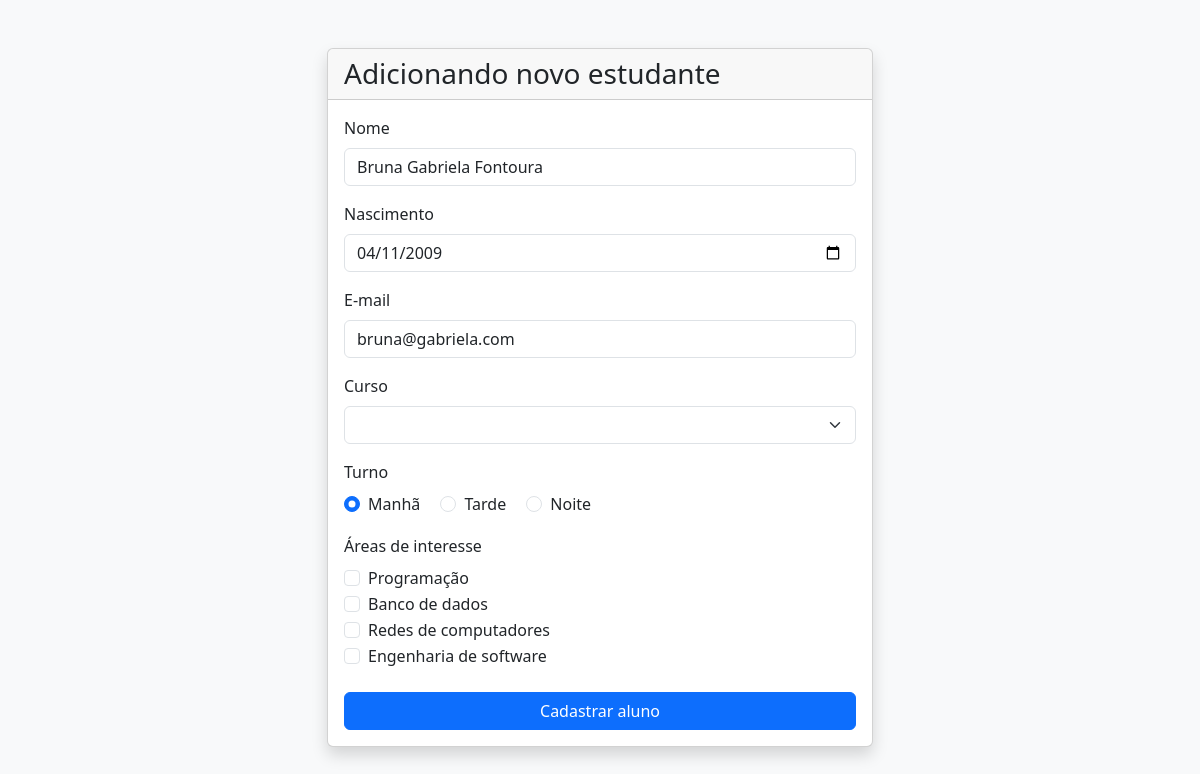
The page /www/alunos/editar.php?id=4 on the database as committed earlier.
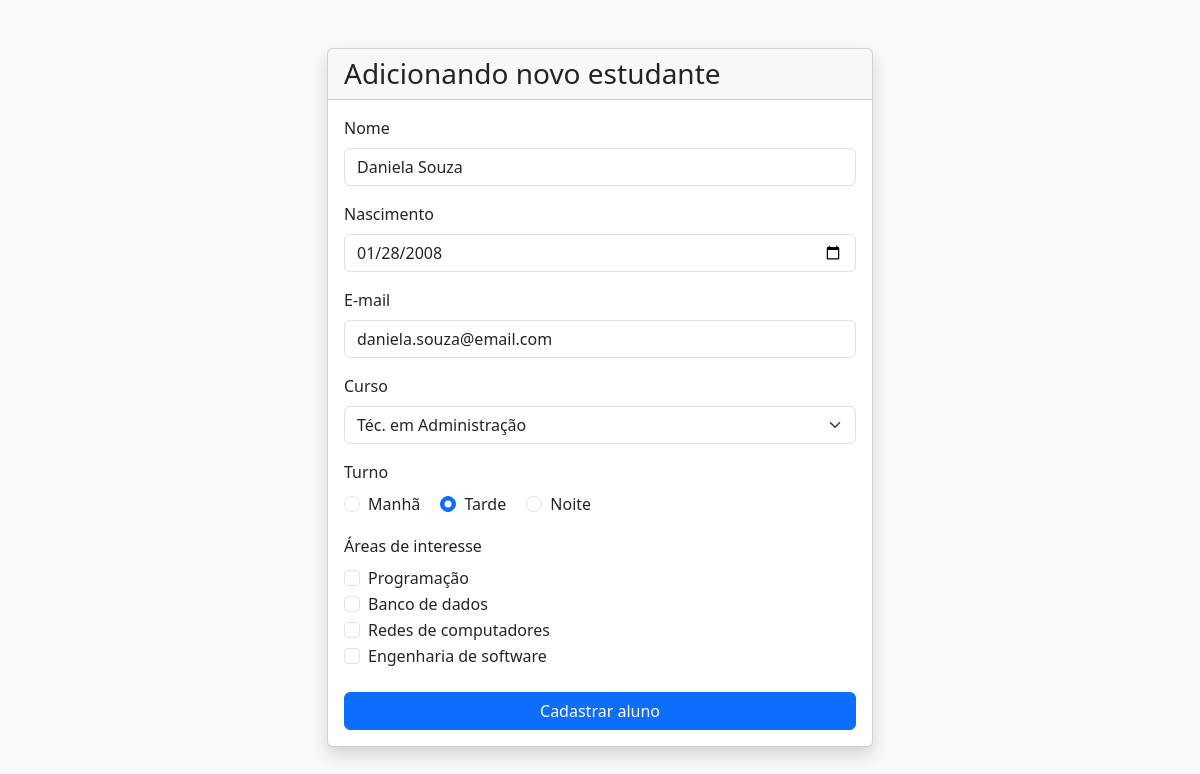
The same page on the database as committed later.
### tables this page shows
CREATE TABLE `alunos` (
  `id` int NOT NULL,
  `nome` varchar(100) NOT NULL,
  `nascimento` date NOT NULL,
  `email` varchar(45) NOT NULL,
  `turno` char(1) NOT NULL,
  `curso` int NOT NULL,
  `programacao` int NOT NULL,
  `banco_dados` int NOT NULL,
  `redes` int NOT NULL,
  `eng_software` int NOT NULL
);

### www/alunos/editar.php (the view, shortened to what the changed rows need)
<?php
    require_once("../conecta.php");
    $id_aluno = $_GET["id"];
    $sql = "SELECT * FROM alunos WHERE id = $id_aluno";
    $resultado = mysqli_query($conn, $sql);
    if (mysqli_num_rows($resultado) == 1) {
        $aluno = mysqli_fetch_array($resultado);
        $nome = $aluno["nome"];
        $nascimento = $aluno["nascimento"];
        $email = $aluno["email"];
        $curso = $aluno["curso"];
        $turno = $aluno["turno"];
        $programacao = $aluno["programacao"];
        $banco_dados = $aluno["banco_dados"];
        $redes = $aluno["redes"];
        $eng_software = $aluno["eng_software"];
    } else {
    }
?>
<!DOCTYPE html>
<html lang="pt-br">
<head>
    <link href="https://cdn.jsdelivr.net/npm/bootstrap@5.3.8/dist/css/bootstrap.min.css" rel="stylesheet">
</head>
<body class="bg-light">
    <div class="container py-5">
        <div class="row justify-content-center">
            <div class="col-md-8 col-lg-6">
                <div class="card shadow">
                    <div class="card-body">
                        <form method="POST" action="processa.php">
                            <div class="mb-3">
                                <label for="nome" class="form-label">Nome</label>
                                <input type="text" class="form-control" id="nome" name="nome" value="<?= $nome ?>">
                            </div>
                            <div class="mb-3">
                                <label for="nascimento" class="form-label">Nascimento</label>
                                <input type="date" class="form-control" id="nascimento" name="nascimento" value="<?= $nascimento ?>">
                            </div>
                            <div class="mb-3">
                                <label for="email" class="form-label">E-mail</label>
                                <input type="email" class="form-control" id="email" name="email" value="<?= $email ?>">
                            </div>
                            <div class="mb-3">
                                <label for="curso" class="form-label">Curso</label>
                                <select class="form-select" id="curso" name="curso">
                                     <?php
                                        require_once("../conecta.php");
                                        $sql = "SELECT * FROM cursos ORDER BY nome ASC";
                                        $resultado = mysqli_query($conn, $sql);
                                        while ($row = mysqli_fetch_array($resultado)) {
                                            if ($row["id"] == $curso)
                                                echo ("<option value=\"$row[id]\" selected> $row[nome]</option>");
                                            else
                                                echo ("<option value=\"$row[id]\"> $row[nome]</option>");
                                        }
                                    ?>
                                </select>
                            </div>
                            <div class="mb-3">
                                <div class="form-check form-check-inline">
                                    <input class="form-check-input" type="radio" id="turno_m" name="turno" value="m"
                                        <?= $turno == 'm' ? 'checked' : '' ?> >
                                    <label class="form-check-label" for="turno_m">Manhã</label>
                                </div>
                                <div class="form-check form-check-inline">
                                    <input class="form-check-input" type="radio" id="turno_t" name="turno" value="t"
                                        <?= $turno == 't' ? 'checked' : '' ?> >
                                    <label class="form-check-label" for="turno_t">Tarde</label>
                                </div>
                                <div class="form-check form-check-inline">
                                    <input class="form-check-input" type="radio" id="turno_n" name="turno" value="n"
                                        <?= $turno == 'n' ? 'checked' : '' ?>>
                                    <label class="form-check-label" for="turno_n">Noite</label>
                                </div>
                            </div>
                            <div class="mb-4">
                                <div class="form-check">
                                    <input class="form-check-input" type="checkbox" id="programacao" name="interesses[]" value="programacao"
                                        <?= $programacao == 1 ? 'checked' : '' ?> >
                                    <label class="form-check-label" for="programacao">
                                        Programação
                                    </label>
                                </div>
                                <div class="form-check">
                                    <input class="form-check-input" type="checkbox" id="banco_de_dados" name="interesses[]" value="banco_de_dados"
                                        <?= $banco_dados == 1 ? 'checked' : '' ?> >
                                    <label class="form-check-label" for="banco_de_dados">
                                        Banco de dados
                                    </label>
                                </div>
                                <div class="form-check">
                                    <input class="form-check-input" type="checkbox" id="redes" name="interesses[]" value="redes"
                                        <?= $redes == 1 ? 'checked' : '' ?> >
                                    <label class="form-check-label" for="redes">
                                        Redes de computadores
                                    </label>
                                </div>
                                <div class="form-check">
                                    <input class="form-check-input" type="checkbox" id="engenharia_de_software" name="interesses[]" value="engenharia_de_software"
                                        <?= $eng_software == 1 ? 'checked' : '' ?> >
                                    <label class="form-check-label" for="engenharia_de_software">
                                        Engenharia de software
                                    </label>
                                </div>
                            </div>
                        </form>
                    </div>
                </div>
            </div>
        </div>
    </div>
</body>
</html>

Rows that differ between the two databases and show on the page:
changed alunos "☐ Noite": nome "Bruna Gabriela Fontoura" → "Daniela Souza"; nascimento "04/11/2009" → "01/28/2008"; email "bruna@gabriela.com" → "daniela.souza@email.com"; turno "☑ Manhã" → "☐ Manhã"; turno "☐ Tarde" → "☑ Tarde"
Other text that changed with them:
form field curso: (not shown) → "Téc. em Administração"
